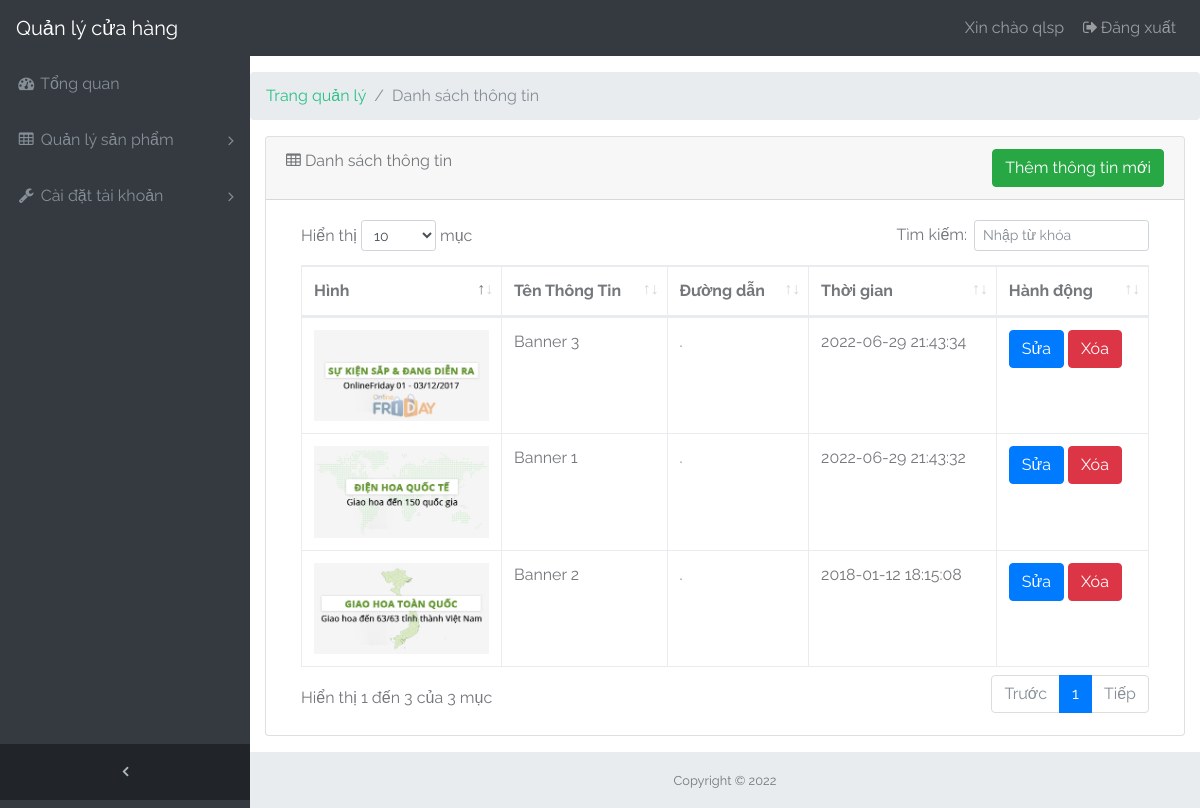
The page /admin/thong_tin.php (signed in) on the database its author committed.
### tables this page shows
CREATE TABLE `thong_tin` (
  `id` int(11) NOT NULL,
  `TieuDe` varchar(50) NOT NULL,
  `Hinh` varchar(255) NOT NULL,
  `DuongDan` varchar(255) NOT NULL,
  `HanhDong` varchar(50) NOT NULL DEFAULT 'Mua Ngay',
  `ThoiGian` datetime NOT NULL DEFAULT current_timestamp()
);

### admin/views/layout.php (called while the page is built)
<?php
require_once "layouts/head.php";
require_once "layouts/body.php";
require_once "layouts/footer.php";

### admin/controllers/c_thong_tin.php (called while the page is built, shortened)
<?php
class C_thong_tin
{
    function hien_thi_thong_tin(){
        include("./models/m_thong_tin.php");
        $m_thong_tin = new M_thong_tin();
        $doc_thong_tin=$m_thong_tin->doc_tat_ca_thong_tin();
        require_once "./views/layout.php";
    }
}
?>

### admin/thong_tin.php (called while the page is built)
<?php
include("./controllers/c_thong_tin.php");
$c_thong_tin = new C_thong_tin();
$c_thong_tin->hien_thi_thong_tin();
?>

### admin/models/database.php (called while the page is built, shortened)
<?php
class Database{
    public $host   = DB_HOST;
    public $user   = DB_USER;
    public $pass   = DB_PASS;
    public $dbname = DB_NAME;
    public $conn;
    public function __construct(){
        $this->conn->set_charset("utf8");
    }
private function connectDB(){
   $this->conn = new mysqli($this->host, $this->user, $this->pass,
    $this->dbname);
 }
public function execute($sql) {
  return $this->conn->query($sql);
}
public function loadAllRows($sql) {
  $result = $this->execute($sql);
  $data = [];
  while(($row = $result->fetch_assoc())) {
      $data[] =  $row;
  }
  return $data;
}
}
?>

### admin/models/m_thong_tin.php (called while the page is built, shortened)
<?php
require_once("database.php");
class M_thong_tin extends database
{
    function doc_tat_ca_thong_tin(){
        $sql = "select * from thong_tin ORDER BY ThoiGian DESC";
        return $this->loadAllRows($sql);
    }
}
?>

### admin/views/thong_tin/v_danh_sach_thong_tin.php (shortened to what this page needs)
<table class="table table-bordered" id="dataTable" width="100%" cellspacing="0">
  <thead>
    <tr>
      <th>Hình</th>
      <th>Tên Thông Tin</th>
      <th>Đường dẫn</th>
      <th>Thời gian</th>
      <th>Hành động</th>
    </tr>
  </thead>
  <tbody>
    <?php
      foreach ($doc_thong_tin as $thong_tin) {
        echo '<tr id="delete'.$thong_tin["id"].'">
          <td width="175px" style="max-width: 175px; max-height: 200px;"><img src="../public/images/banner/'.$thong_tin["Hinh"].'" class="img-fluid" alt="Responsive image"></td>
          <td>'.$thong_tin["TieuDe"].'</td>
          <td>'.$thong_tin["DuongDan"].'</td>
          <td>'.$thong_tin["ThoiGian"].'</td>
          <td>
              <button type="button" class="btn btn-primary" onclick="getId('.$thong_tin["id"].')" id="update'.$thong_tin["id"].'" data-toggle="modal" data-target="#edit'.$thong_tin["id"].'" >Sửa</button>
              <button type="button" onclick="deleteAjax('.$thong_tin["id"].')" class="btn btn-danger">Xóa</button>
          </td>
        </tr>';
      }
    ?>
  </tbody>
</table>

### admin/public/css/sb-admin.css (style rules this page uses)
html { position: relative; min-height: 100%; }
body { overflow-x: hidden; }
body.sticky-footer { margin-bottom: 56px; }
body.fixed-nav { padding-top: 56px; }

### admin/public/css/style.css (style rules this page uses)
th, td { padding:10px; }

### admin/public/css/demo.css (style rules this page uses)
*, *:after, *:before { -webkit-box-sizing: border-box; box-sizing: border-box; }
body { background: #e7ecea; color: #74777b; font-weight: 400; font-size: 1em; font-family: 'Raleway', Arial, sans-serif; }

### admin/public/css/print.css (style rules this page uses)
table { width: 100%; border-collapse: collapse; }
table thead th { font-weight: bold; font-size: 15px; border-bottom: 1px solid #ddd; text-align:left; }
table tbody { border-bottom: 1px solid #ddd; }
tbody tr { background: #fff; }
table td, table th { padding: 10px; line-height: 1.3em; }

### rows shown on the page
thong_tin: Hinh (picture), TieuDe "Banner 3", DuongDan ".", ThoiGian "2022-06-29 21:43:34"
thong_tin: Hinh (picture), TieuDe "Banner 1", DuongDan ".", ThoiGian "2022-06-29 21:43:32"
thong_tin: Hinh (picture), TieuDe "Banner 2", DuongDan ".", ThoiGian "2018-01-12 18:15:08"

### other values the page prints
$hoTen "qlsp"
$title "Danh sách thông tin"
